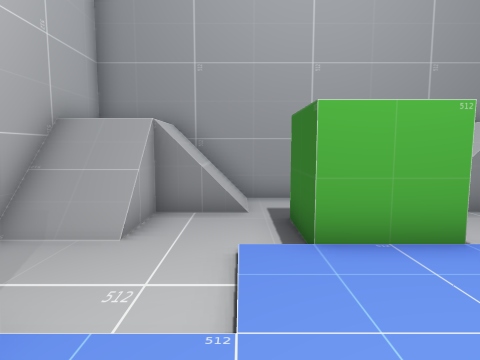
view 1 (above)

14 first-person views from a walk through a Unity game level. The camera is 1.4 m above the floor, tilts 6° down and sees 75° across. The floor is counted in squares, 1 m on a side. Each view is taken from the middle of a square. On the plan, view 1 faces up. The plan holds only what a view shows up to about 14 squares ahead; the rest is blank.

view 2
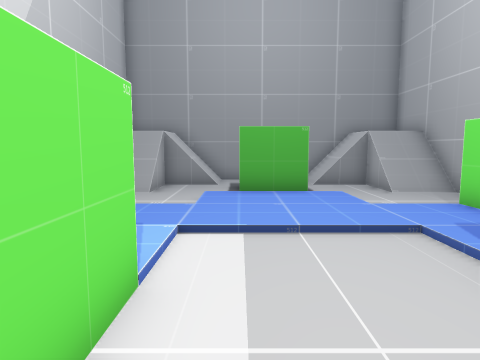

view 3
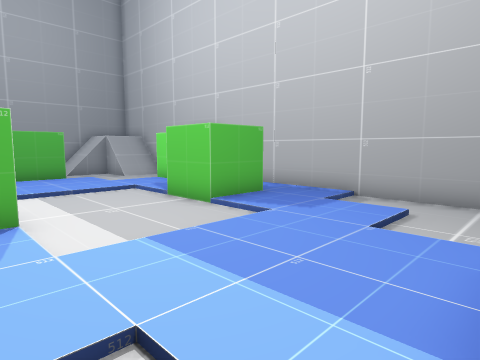

view 4
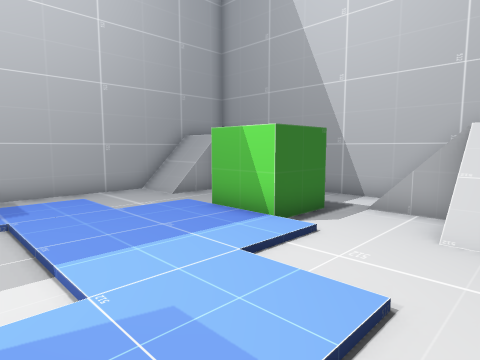

view 5
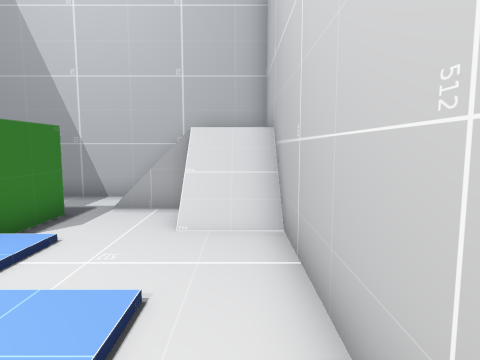

view 6
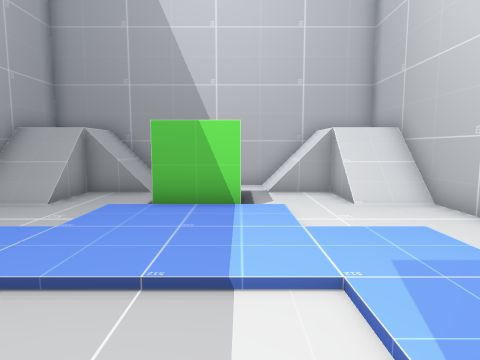

view 7
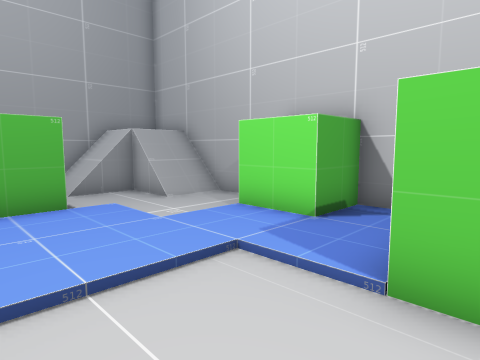

view 8
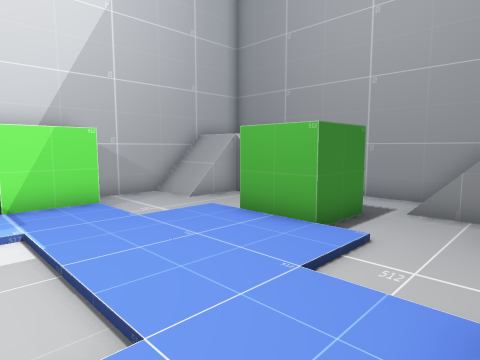

view 9
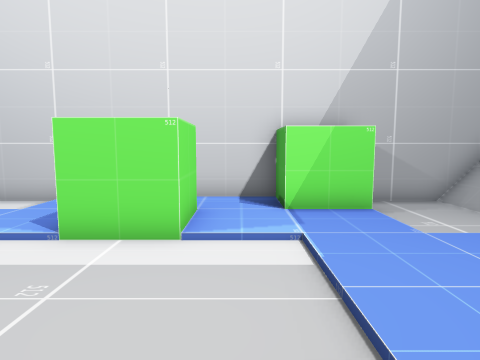

view 10
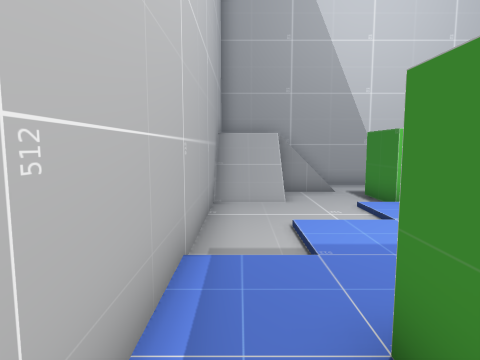

view 11
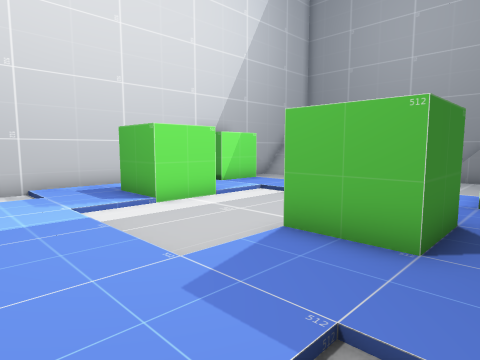

view 12
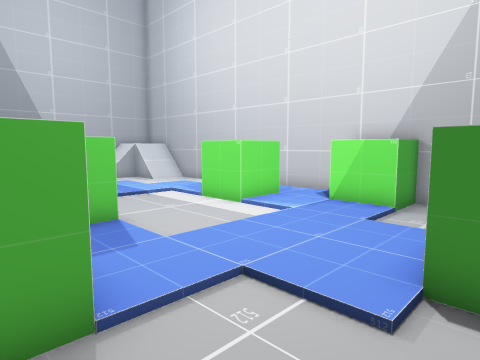

view 13
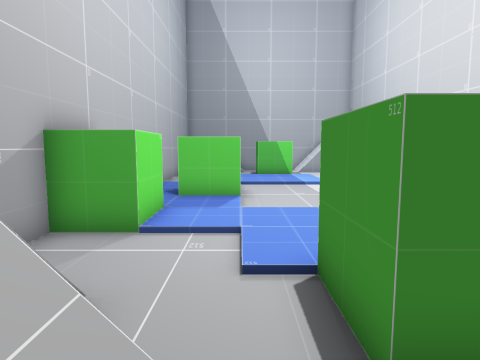

view 14
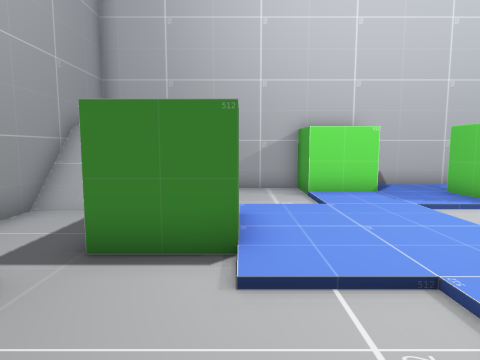

### Floor plan
Key: @ floor where view 1 was taken; # wall or solid block; . main floor; : floor 0.25 m higher than the main floor; + floor 2 m higher than the main floor; / step, stairs or slope.
Columns run from 4 left of view 1 to 8 right of it. Each row starts with its distance up from view 1.
  9 #############
  8 #++//...//++#
  7 #++//...//++#
  6 #/#..###..//#
  5 #//..###..//#
  4 #.../###/...#
  3 #.../:::/...#
  2 ###//::://###
  1  ##:::::::##
  0 ###:@////:###
 -1 #:::/.../:::#
 -2 #:###...###:#
 -3 #:###...###:#
 -4 #:###...###:#
 -5 #:::/.../:::#
 -6 #//://///://#
 -7 #./:::::::/.#
 -8 #.///:::///.#
 -9 #.../:::/...#
-10 #.../###/...#
-11 #//..###..//#
-12 #/#..###..//#
-13 #++//...//++#
-14 #++//...//++#
-15 #############

Positions as (right, up) in squares from view 1, and headings:
1: (0, 0), facing up
2: (1, -5), facing up
3: (-1, -10), facing up-right
4: (-3, -5), facing down-right
5: (-3, -5), facing down
6: (1, -3), facing down
7: (1, -3), facing up-right
8: (6, -1), facing up-left
9: (5, -1), facing left
10: (7, -2), facing down
11: (7, -8), facing up-left
12: (7, 5), facing down-left
13: (4, 8), facing down
14: (-3, 4), facing right
